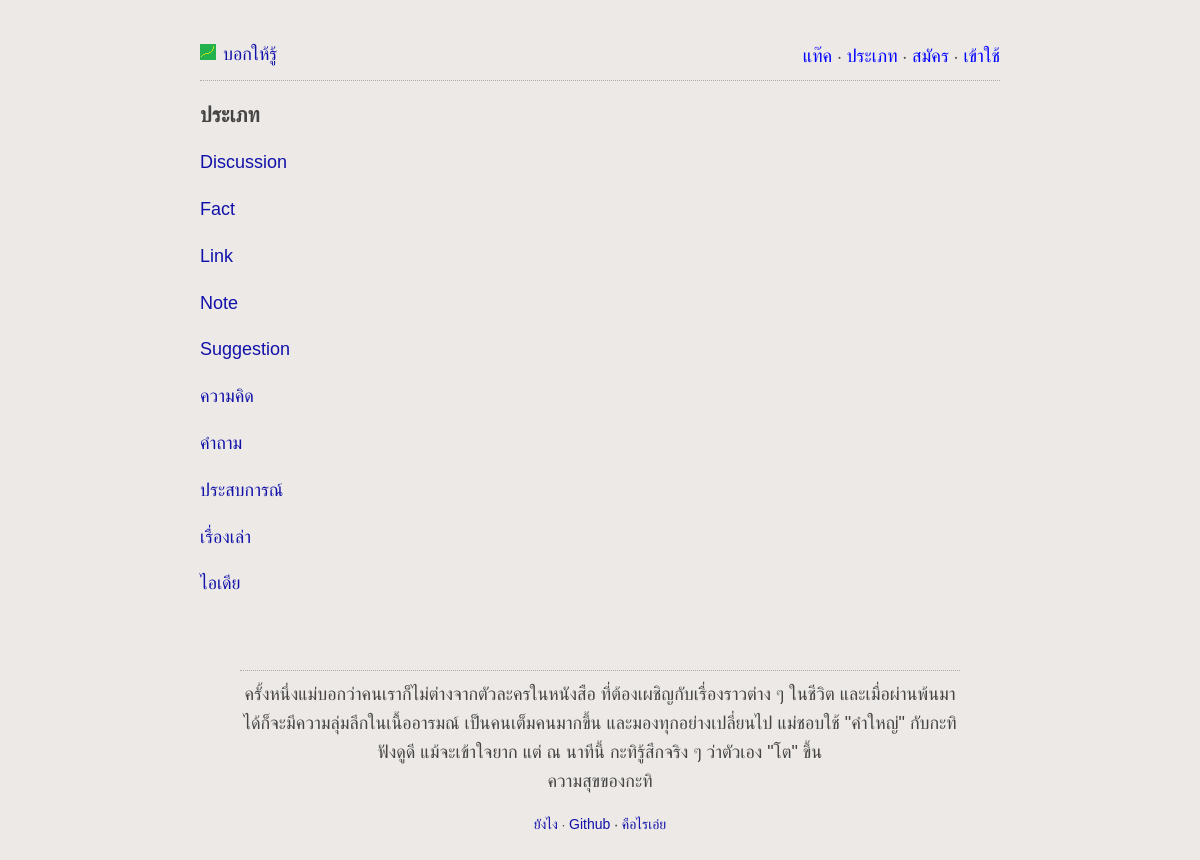
/browse_by_type.php, run on the app's committed database.
### tables this page shows
CREATE TABLE IF NOT EXISTS `types` (
  `id` int(11) NOT NULL AUTO_INCREMENT,
  `name` varchar(255) NOT NULL,
  PRIMARY KEY (`id`),
  UNIQUE KEY `name` (`name`)
);

### languages/lang.th.php (called while the page is built)
<?php
	$lang['learny'] = "บอกให้รู้";
	$lang['register'] = "สมัคร";
	$lang['login'] = "เข้าใช้";
	$lang['email'] = "อีเมล์";
	$lang['username'] = "ชื่อผู้ใช้";
	$lang['password'] = "พาสเวิร์ด";
	$lang['tags'] = "แท๊ค";
	$lang['types'] = "ประเภท";
	$lang['create'] = "สร้าง";
	$lang['Create'] = "สร้าง";
	$lang['how-to'] = "ยังไง";
	$lang['about'] = "คือไรเอ่ย";
	$lang['edit-post'] = "แก้ไข";
	$lang['delete'] = "ลบ";
	$lang['comment'] = "แสดงความคิดเห็น";
	$lang['submit'] = "ส่ง";
	$lang['login-submit'] = "เข้าใช้";
	$lang['new-posts'] = "โพสมาใหม่";
	$lang['publish'] = "บอกให้โลกรู้";
	$lang['save-draft'] = "เก็บไว้ก่อน";
	$lang['profile'] = "โพรไฟล์";
	$lang['your-posts'] = "โพสของคุณ";
	$lang['since'] = "สมัครเมื่อ";
	$lang['account'] = "บัญชี";
	$lang['change-email'] = "เปลี่ยนอีเมล์";
	$lang['change-password'] = "เปลี่ยนพาสเวิร์ด";
	$lang['logout'] = "ออกจากระบบ";
	$lang['draft'] = "เก็บไว้ก่อน";
	$lang['forgot-password'] = "ลืมพาสเวิร์ด";
	$lang['submit-forgot-password'] = "ส่งอีเมล์รีเซ็ตพาสเวิร์ด";
	$lang['set-new-password'] = "ตั้งรหัสใหม่";
?>

### lib/typeClass.php (called while the page is built, shortened)
<?php
class typeClass{
	public function fetchTypes(){
		try{
			$db = getDB();
			$stmt = $db->prepare("SELECT id, name FROM types");
			$stmt->execute();
			$data = $stmt->fetchAll(PDO::FETCH_OBJ);
			return $data;
		}
		catch(PDOException $e){
			echo '{"error":{"text":'. $e->getMessage() .'}}';
		}
	}
}
?>

### browse_by_type.php (the view, shortened to what this page needs)
<?php
	require('lib/typeClass.php');
	$typeClass = new typeClass();
	$types = $typeClass->fetchTypes();
?>
<html>
	<head>
		<?php include 'partials/header.php' ?>
	</head>
	<body>
		<div id="content">
			<?php include 'partials/top_menu.php' ?>
			<header>
				<h3><?php echo $lang['types']; ?></h3>
			</header>
			<?php
				foreach($types as $type){
					echo "<p><a href='type.php?name=$type->name'>$type->name</a></p>";
				}
			?>
			<?php include 'partials/quote_block.php' ?>
			<?php include 'partials/footer.php' ?>
		</div>
	</body>
</html>

### css/style.css (style rules this page uses)
body { background: #ECE9E6; margin:40px auto; max-width:800px; line-height:1.6; font-size:18px; font-family: helvetica, sans-serif; color:#444; padding:0 10px; word-wrap: break-word; }
h1,h2,h3,h4 { line-height:1.2; }
a { text-decoration:none; color:#11a; word-break: break-all; }

### data on the page
types: name "Discussion"
types: name "Fact"
types: name "Link"
types: name "Note"
types: name "Suggestion"
types: name "ความคิด"
types: name "คำถาม"
types: name "ประสบการณ์"
types: name "เรื่องเล่า"
types: name "ไอเดีย"

### other printed values
$lang['learny'] "บอกให้รู้"
$lang['tags'] "แท๊ค"
$lang['types'] "ประเภท"
$lang['register'] "สมัคร"
$lang['login'] "เข้าใช้"
$quote_author "ความสุขของกะทิ"
$lang['how-to'] "ยังไง"
$lang['about'] "คือไรเอ่ย"
